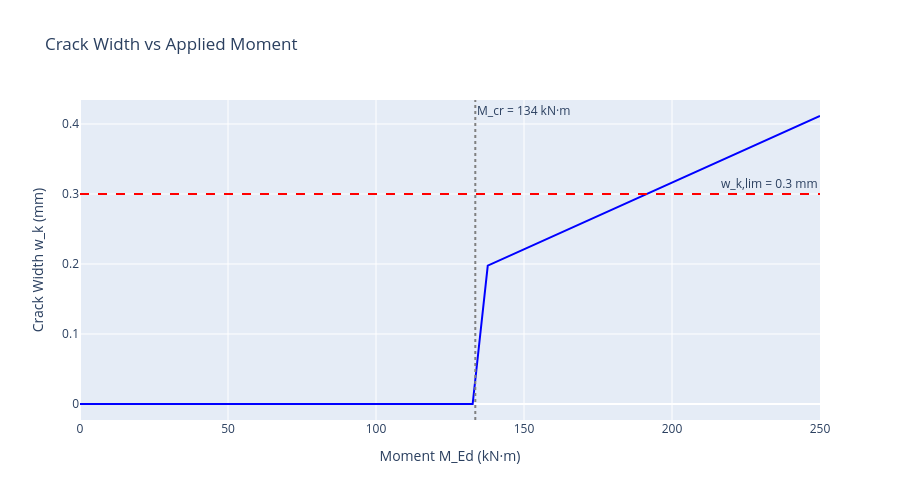

Notebook cell for this chart:
### Markdown cell above
---
## 6. Parametric Study: Crack Width vs Moment

### Code cell
# Generate crack width curve
M_cr = cracking_check.find_cracking_moment()
moments = np.linspace(0, 250, 50)
crack_widths = []

for M in moments:
    if M <= M_cr:
        crack_widths.append(0)
    else:
        try:
            result = cracking_check.calculate_detailed(M_Ed=float(M), N_Ed=0)
            crack_widths.append(result.w_k)
        except:
            crack_widths.append(np.nan)

# Plot
fig = go.Figure()

fig.add_trace(go.Scatter(
    x=moments,
    y=crack_widths,
    mode='lines',
    name='Crack width w_k',
    line=dict(color='blue', width=2),
))

# Add limit line
fig.add_hline(
    y=cracking_check.w_k_limit,
    line_dash="dash",
    line_color="red",
    annotation_text=f"w_k,lim = {cracking_check.w_k_limit} mm",
)

# Add cracking moment line
fig.add_vline(
    x=M_cr,
    line_dash="dot",
    line_color="gray",
    annotation_text=f"M_cr = {M_cr:.0f} kN·m",
)

fig.update_layout(
    title="Crack Width vs Applied Moment",
    xaxis_title="Moment M_Ed (kN·m)",
    yaxis_title="Crack Width w_k (mm)",
    height=500,
)

fig.show()

### Figure 1 — Plotly figure (JSON) as saved in the notebook; plotly's stock layout.template omitted (floating-point values rounded to 4 significant figures)
{"data": [{"line": {"color": "blue", "width": 2}, "mode": "lines", "name": "Crack width w_k", "type": "scatter", "x": [0.0, 5.102, 10.2, 15.31, 20.41, 25.51, 30.61, 35.71, 40.82, 45.92, 51.02, 56.12, 61.22, 66.33, 71.43, 76.53, 81.63, 86.73, 91.84, 96.94, 102.0, 107.1, 112.2, 117.3, 122.4, 127.6, 132.7, 137.8, 142.9, 148.0, 153.1, 158.2, 163.3, 168.4, 173.5, 178.6, 183.7, 188.8, 193.9, 199.0, 204.1, 209.2, 214.3, 219.4, 224.5, 229.6, 234.7, 239.8, 244.9, 250.0], "y": [0, 0, 0, 0, 0, 0, 0, 0, 0, 0, 0, 0, 0, 0, 0, 0, 0, 0, 0, 0, 0, 0, 0, 0, 0, 0, 0, 0.1976, 0.2073, 0.217, 0.2267, 0.2363, 0.246, 0.2557, 0.2654, 0.2751, 0.2848, 0.2945, 0.3042, 0.3139, 0.3236, 0.3333, 0.343, 0.3527, 0.3624, 0.3721, 0.3818, 0.3915, 0.4017, 0.4114]}], "layout": {"annotations": [{"showarrow": false, "text": "w_k,lim = 0.3 mm", "x": 1, "xanchor": "right", "xref": "x domain", "y": 0.3, "yanchor": "bottom", "yref": "y"}, {"showarrow": false, "text": "M_cr = 134 kN·m", "x": 133.5, "xanchor": "left", "xref": "x", "y": 1, "yanchor": "top", "yref": "y domain"}], "height": 500, "shapes": [{"line": {"color": "red", "dash": "dash"}, "type": "line", "x0": 0, "x1": 1, "xref": "x domain", "y0": 0.3, "y1": 0.3, "yref": "y"}, {"line": {"color": "gray", "dash": "dot"}, "type": "line", "x0": 133.5, "x1": 133.5, "xref": "x", "y0": 0, "y1": 1, "yref": "y domain"}], "title": {"text": "Crack Width vs Applied Moment"}, "xaxis": {"title": {"text": "Moment M_Ed (kN·m)"}}, "yaxis": {"title": {"text": "Crack Width w_k (mm)"}}}}
